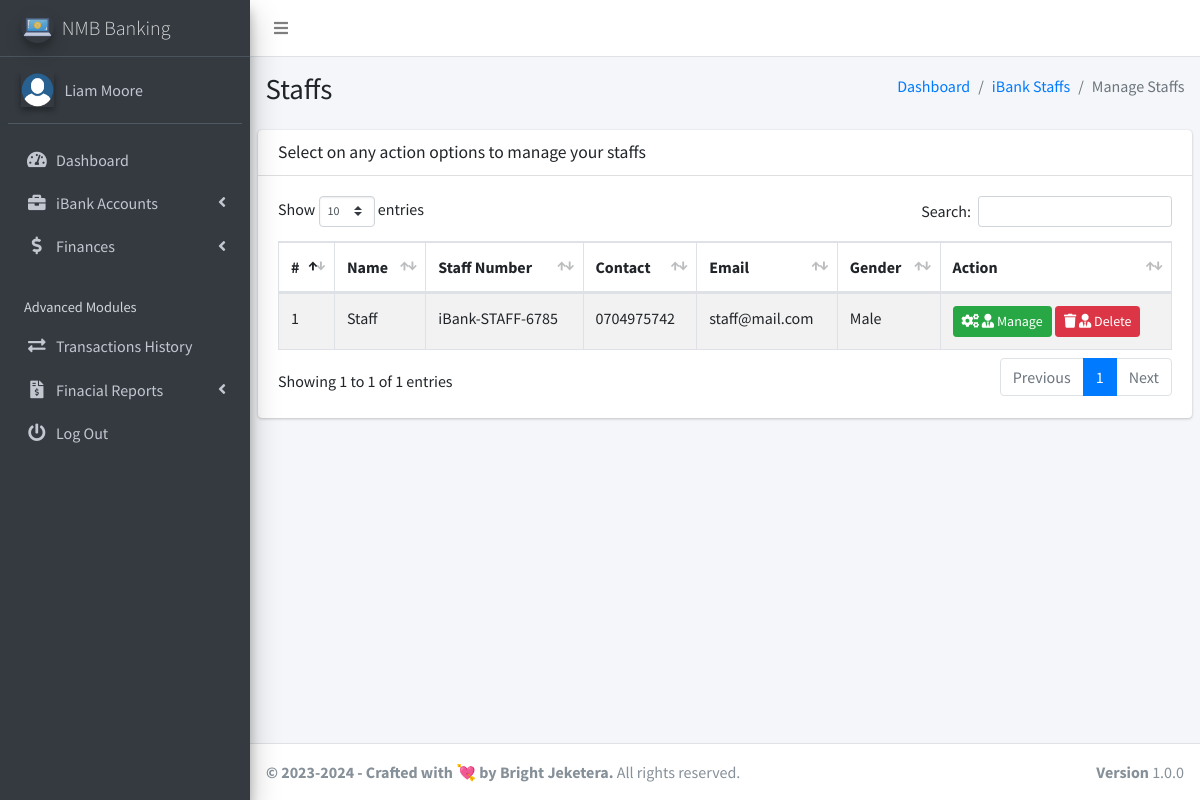
The page /client/pages_manage_staff.php (signed in) on the database its author committed.
### tables this page shows
CREATE TABLE `ib_systemsettings` (
  `id` int(20) NOT NULL,
  `sys_name` longtext NOT NULL,
  `sys_tagline` longtext NOT NULL,
  `sys_logo` varchar(200) NOT NULL
);

CREATE TABLE `ib_clients` (
  `client_id` int(11) NOT NULL,
  `name` varchar(200) NOT NULL,
  `national_id` varchar(200) NOT NULL,
  `phone` varchar(200) NOT NULL,
  `address` varchar(200) NOT NULL,
  `email` varchar(200) UNIQUE NOT NULL ,
  `password` varchar(200) NOT NULL,
  `profile_pic` varchar(200),
  `face_login_token` varchar(200),
  `acc_token` varchar(200),
  `client_number` varchar(200) NOT NULL,
  `last_login_ip` varchar(200) NOT NULL,
  `last_login_agent` varchar(200) NOT NULL,
  `last_login_attempts` int default 0
);

CREATE TABLE `ib_staff` (
  `staff_id` int(20) NOT NULL,
  `name` varchar(200) NOT NULL,
  `staff_number` varchar(200) NOT NULL,
  `phone` varchar(200) NOT NULL,
  `email` varchar(200) NOT NULL,
  `password` varchar(200) NOT NULL,
  `sex` varchar(200) NOT NULL,
  `profile_pic` varchar(200)
);

### client/pages_manage_staff.php (the view, shortened to what this page needs)
<?php
include('conf/config.php');
?>
<!DOCTYPE html>
<html>
<?php include("dist/_partials/head.php"); ?>
<body class="hold-transition sidebar-mini">
  <div class="wrapper">
    <?php include("dist/_partials/nav.php"); ?>
    <?php include("dist/_partials/sidebar.php"); ?>
    <div class="content-wrapper">
      <section class="content-header">
        <div class="container-fluid">
          <div class="row mb-2">
            <div class="col-sm-6">
              <h1>Staffs</h1>
            </div>
            <div class="col-sm-6">
              <ol class="breadcrumb float-sm-right">
                <li class="breadcrumb-item"><a href="pages_dashboard.php">Dashboard</a></li>
                <li class="breadcrumb-item"><a href="pages_manage_staff.php">iBank Staffs</a></li>
                <li class="breadcrumb-item active">Manage Staffs</li>
              </ol>
            </div>
          </div>
        </div>
      </section>
      <section class="content">
        <div class="row">
          <div class="col-12">
            <div class="card">
              <div class="card-header">
                <h3 class="card-title">Select on any action options to manage your staffs</h3>
              </div>
              <div class="card-body">
                <table id="example1" class="table table-hover table-bordered table-striped">
                  <thead>
                    <tr>
                      <th>#</th>
                      <th>Name</th>
                      <th>Staff Number</th>
                      <th>Contact</th>
                      <th>Email</th>
                      <th>Gender</th>
                      <th>Action</th>
                    </tr>
                  </thead>
                  <tbody>
                    <?php
                    $ret = "SELECT * FROM  ib_staff ORDER BY RAND() ";
                    $stmt = $mysqli->prepare($ret);
                    $stmt->execute();
                    $res = $stmt->get_result();
                    $cnt = 1;
                    while ($row = $res->fetch_object()) {
                    ?>
                      <tr>
                        <td><?php echo $cnt; ?></td>
                        <td><?php echo $row->name; ?></td>
                        <td><?php echo $row->staff_number; ?></td>
                        <td><?php echo $row->phone; ?></td>
                        <td><?php echo $row->email; ?></td>
                        <td><?php echo $row->sex; ?></td>
                        <td>
                          <a class="btn btn-success btn-sm" href="pages_view_staff.php?staff_number=<?php echo $row->staff_number; ?>">
                            <i class="fas fa-cogs"></i>
                            <i class="fas fa-user-tie"></i>
                            Manage
                          </a>
                          <a class="btn btn-danger btn-sm" href="pages_manage_staff.php?fireStaff=<?php echo $row->client_id; ?>">
                            <i class="fas fa-trash"></i>
                            <i class="fas fa-user-tie"></i>
                            Delete
                          </a>
                        </td>
                      </tr>
                    <?php $cnt = $cnt + 1;
                    } ?>
                </table>
              </div>
            </div>
          </div>
        </div>
      </section>
    </div>
    <?php include("dist/_partials/footer.php"); ?>
  </div>
</body>
</html>

### client/dist/_partials/sidebar.php (shortened to what this page needs)
<aside class="main-sidebar sidebar-dark-primary elevation-4">
  <?php
  $client_id = $_SESSION['client_id'];
  $ret = "SELECT * FROM  ib_clients  WHERE client_id = ? ";
  $stmt = $mysqli->prepare($ret);
  $stmt->bind_param('i', $client_id);
  $stmt->execute();
  $res = $stmt->get_result();
  while ($row = $res->fetch_object()) {
    if ($row->profile_pic == '') {
      $profile_picture = "<img src='../admin/dist/img/user_icon.png' class=' elevation-2' alt='User Image'>
                ";
    } else {
      $profile_picture = "<img src='../admin/dist/img/$row->profile_pic' class='elevation-2' alt='User Image'>
                ";
    }
    $ret = "SELECT * FROM `ib_systemsettings` ";
    $stmt = $mysqli->prepare($ret);
    $stmt->execute();
    $res = $stmt->get_result();
    while ($sys = $res->fetch_object()) {
  ?>
      <a href="pages_dashboard.php" class="brand-link">
        <img src="../admin/dist/img/<?php echo $sys->sys_logo;?>" alt="iBanking Logo" class="brand-image img-circle elevation-3" style="opacity: .8">
        <span class="brand-text font-weight-light"><?php echo $sys->sys_name;?></span>
      </a>
      <div class="sidebar">
        <div class="user-panel mt-3 pb-3 mb-3 d-flex">
          <div class="image">
            <?php echo $profile_picture; ?>
          </div>
          <div class="info">
            <a href="/client/pages_account.php" class="d-block"><?php echo $row->name; ?></a>
          </div>
        </div>
        <nav class="mt-2">
          <ul class="nav nav-pills nav-sidebar flex-column" data-widget="treeview" role="menu" data-accordion="false">
            <li class="nav-item has-treeview">
              <a href="pages_dashboard.php" class="nav-link">
                <i class="nav-icon fas fa-tachometer-alt"></i>
                <p>
                  Dashboard
                </p>
              </a>
            </li>
            <li class="nav-item has-treeview">
              <a href="#" class="nav-link">
                <i class="nav-icon fas fa-briefcase"></i>
                <p>
                  iBank Accounts
                  <i class="fas fa-angle-left right"></i>
                </p>
              </a>
            </li>
            <li class="nav-item has-treeview">
              <a href="#" class="nav-link">
                <i class="nav-icon fas fa-dollar-sign"></i>
                <p>
                  Finances
                  <i class="fas fa-angle-left right"></i>
                </p>
              </a>
            </li>
            <li class="nav-header">Advanced Modules</li>
            <li class="nav-item">
              <a href="pages_transactions_engine.php" class="nav-link">
                <i class="nav-icon fas fa-exchange-alt"></i>
                <p>
                  Transactions History
                </p>
              </a>
            </li>
            <li class="nav-item has-treeview">
              <a href="#" class="nav-link">
                <i class="nav-icon fas fa-file-invoice-dollar"></i>
                <p>
                  Finacial Reports
                  <i class="fas fa-angle-left right"></i>
                </p>
              </a>
            </li>
            <li class="nav-item">
              <a href="pages_logout.php" class="nav-link">
                <i class="nav-icon fas fa-power-off"></i>
                <p>
                  Log Out
                </p>
              </a>
            </li>
          </ul>
        </nav>
      </div>
</aside>
<?php
    }
  } ?>

### client/dist/_partials/footer.php
<?php
$ret = "SELECT * FROM `ib_systemsettings` ";
$stmt = $mysqli->prepare($ret);
$stmt->execute();
$res = $stmt->get_result();
while ($sys = $res->fetch_object()) {
?>
  <footer class="main-footer">
    <strong>&copy; 2023-<?php echo date('Y'); ?> - Crafted with 💘 by Bright Jeketera.</strong>
    All rights reserved.
    <div class="float-right d-none d-sm-inline-block">
      <b>Version</b> 1.0.0
    </div>
  </footer>
<?php } ?>

### rows shown on the page
ib_clients: name "Liam Moore"
ib_systemsettings: sys_logo (picture), sys_name "NMB Banking", ib_clients.profile_pic (picture)
ib_staff: name "Staff", staff_number "iBank-STAFF-6785", phone "0704975742", email "staff@mail.com", sex "Male"
